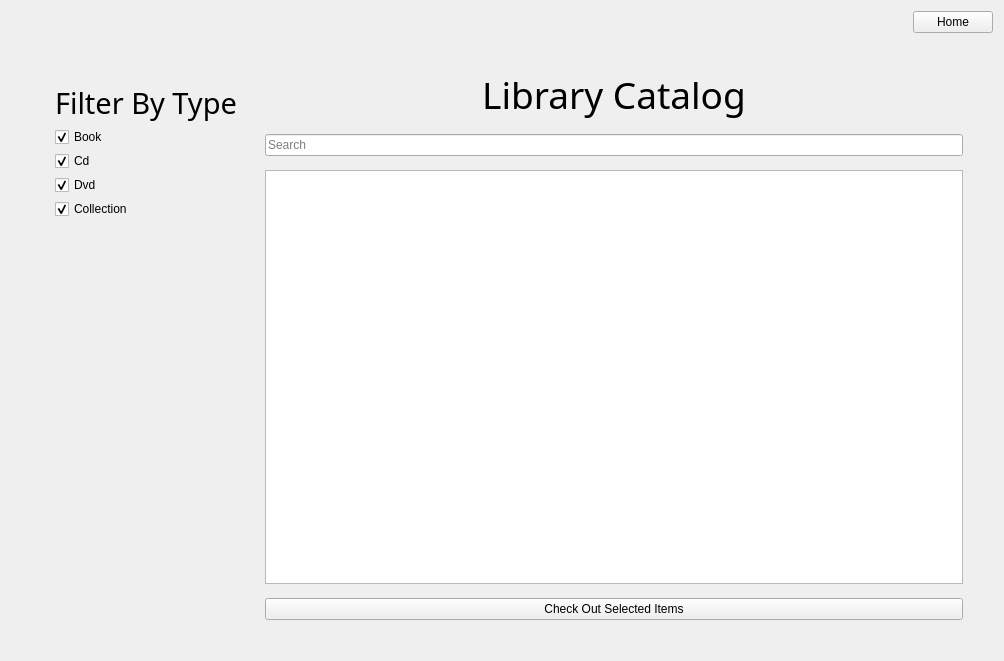
<?xml version="1.0" encoding="UTF-8"?>
<ui version="4.0">
 <class>LibraryView</class>
 <widget class="QWidget" name="LibraryView">
  <property name="geometry">
   <rect>
    <x>0</x>
    <y>0</y>
    <width>1004</width>
    <height>661</height>
   </rect>
  </property>
  <property name="windowTitle">
   <string>Form</string>
  </property>
  <layout class="QVBoxLayout" name="verticalLayout_3">
   <item>
    <layout class="QHBoxLayout" name="horizontalLayout_2">
     <item>
      <spacer name="horizontalSpacer">
       <property name="orientation">
        <enum>Qt::Horizontal</enum>
       </property>
       <property name="sizeHint" stdset="0">
        <size>
         <width>40</width>
         <height>20</height>
        </size>
       </property>
      </spacer>
     </item>
     <item>
      <widget class="QPushButton" name="homePushButton">
       <property name="text">
        <string>Home</string>
       </property>
      </widget>
     </item>
    </layout>
   </item>
   <item>
    <layout class="QHBoxLayout" name="horizontalLayout">
     <property name="spacing">
      <number>14</number>
     </property>
     <property name="leftMargin">
      <number>30</number>
     </property>
     <property name="topMargin">
      <number>30</number>
     </property>
     <property name="rightMargin">
      <number>30</number>
     </property>
     <property name="bottomMargin">
      <number>30</number>
     </property>
     <item>
      <layout class="QVBoxLayout" name="verticalLayout">
       <property name="spacing">
        <number>4</number>
       </property>
       <property name="leftMargin">
        <number>14</number>
       </property>
       <property name="topMargin">
        <number>14</number>
       </property>
       <property name="rightMargin">
        <number>14</number>
       </property>
       <property name="bottomMargin">
        <number>14</number>
       </property>
       <item>
        <widget class="QLabel" name="label">
         <property name="sizePolicy">
          <sizepolicy hsizetype="Preferred" vsizetype="Fixed">
           <horstretch>0</horstretch>
           <verstretch>0</verstretch>
          </sizepolicy>
         </property>
         <property name="font">
          <font>
           <family>Blackadder ITC</family>
           <pointsize>22</pointsize>
          </font>
         </property>
         <property name="text">
          <string>Filter By Type</string>
         </property>
        </widget>
       </item>
       <item>
        <widget class="QCheckBox" name="bookCheckBox">
         <property name="focusPolicy">
          <enum>Qt::NoFocus</enum>
         </property>
         <property name="text">
          <string>Book</string>
         </property>
         <property name="checked">
          <bool>true</bool>
         </property>
        </widget>
       </item>
       <item>
        <widget class="QCheckBox" name="cdCheckBox">
         <property name="focusPolicy">
          <enum>Qt::NoFocus</enum>
         </property>
         <property name="text">
          <string>Cd</string>
         </property>
         <property name="checked">
          <bool>true</bool>
         </property>
        </widget>
       </item>
       <item>
        <widget class="QCheckBox" name="dvdCheckBox">
         <property name="focusPolicy">
          <enum>Qt::NoFocus</enum>
         </property>
         <property name="text">
          <string>Dvd</string>
         </property>
         <property name="checked">
          <bool>true</bool>
         </property>
        </widget>
       </item>
       <item>
        <widget class="QCheckBox" name="collectionCheckBox">
         <property name="focusPolicy">
          <enum>Qt::NoFocus</enum>
         </property>
         <property name="text">
          <string>Collection</string>
         </property>
         <property name="checked">
          <bool>true</bool>
         </property>
        </widget>
       </item>
       <item>
        <spacer name="verticalSpacer">
         <property name="orientation">
          <enum>Qt::Vertical</enum>
         </property>
         <property name="sizeHint" stdset="0">
          <size>
           <width>20</width>
           <height>40</height>
          </size>
         </property>
        </spacer>
       </item>
      </layout>
     </item>
     <item>
      <layout class="QVBoxLayout" name="verticalLayout_2">
       <item>
        <widget class="QLabel" name="label_2">
         <property name="font">
          <font>
           <family>Blackadder ITC</family>
           <pointsize>28</pointsize>
          </font>
         </property>
         <property name="text">
          <string>Library Catalog</string>
         </property>
         <property name="alignment">
          <set>Qt::AlignCenter</set>
         </property>
        </widget>
       </item>
       <item>
        <widget class="QLineEdit" name="searchBarLineEdit">
         <property name="placeholderText">
          <string>Search</string>
         </property>
        </widget>
       </item>
       <item>
        <widget class="QTableView" name="tableView">
         <property name="selectionBehavior">
          <enum>QAbstractItemView::SelectRows</enum>
         </property>
         <attribute name="horizontalHeaderHighlightSections">
          <bool>false</bool>
         </attribute>
         <attribute name="verticalHeaderVisible">
          <bool>false</bool>
         </attribute>
        </widget>
       </item>
       <item>
        <widget class="QPushButton" name="checkOutPushButton">
         <property name="text">
          <string>Check Out Selected Items</string>
         </property>
        </widget>
       </item>
      </layout>
     </item>
    </layout>
   </item>
  </layout>
 </widget>
 <resources/>
 <connections/>
</ui>
